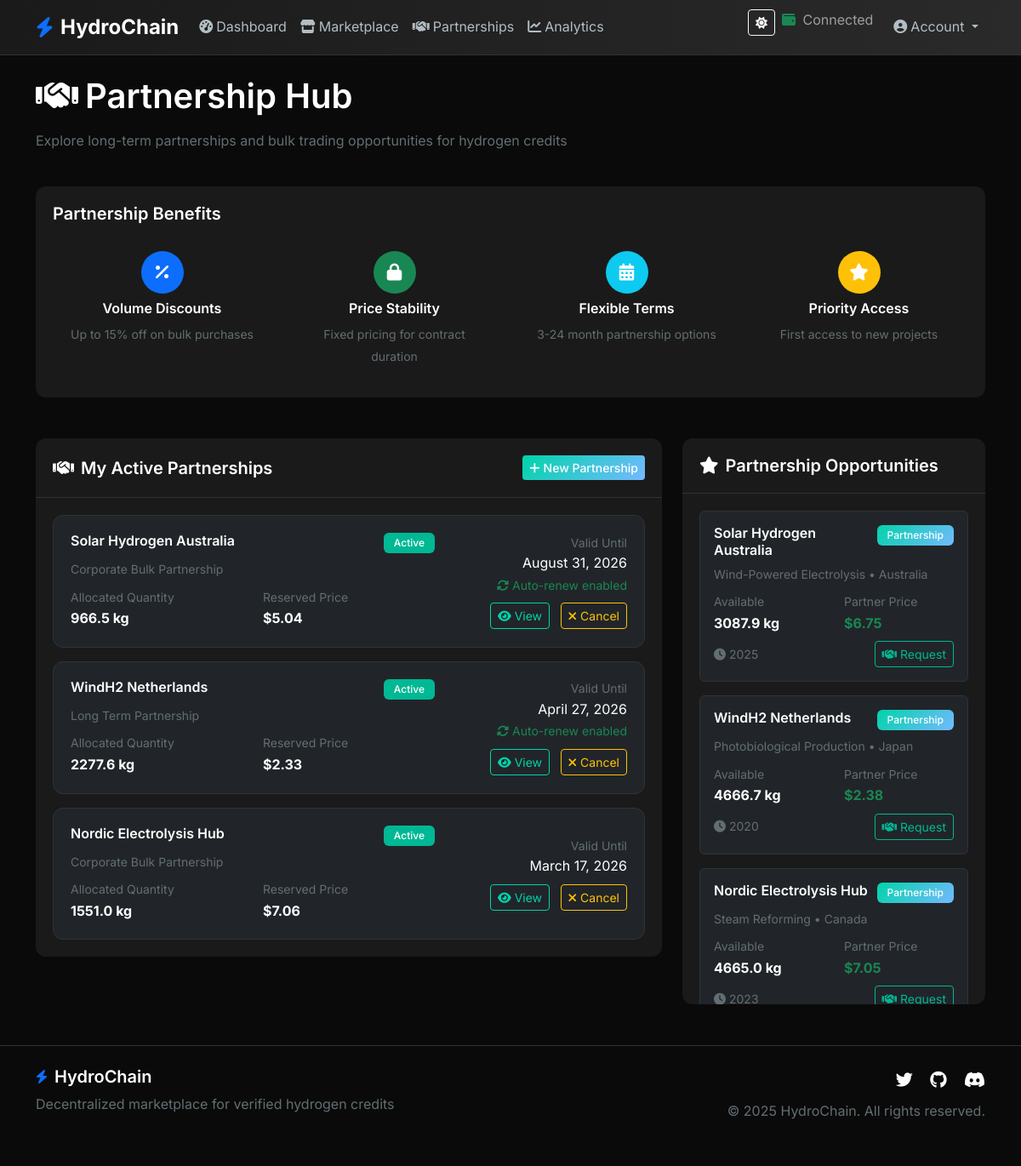
The app's page /partnerships (signed in) with its own data.
### models.py (models this page shows, shortened)
class PartnershipCredit(db.Model):
    id = db.Column(db.Integer, primary_key=True)
    credit_id = db.Column(db.Integer, db.ForeignKey('hydrogen_credit.id'), nullable=False)
    partner_id = db.Column(db.Integer, db.ForeignKey('user.id'), nullable=False)
    partnership_type = db.Column(db.String(30), nullable=False)  # corporate_bulk, long_term, exclusive
    allocated_quantity = db.Column(db.Float, nullable=False)
    reserved_price = db.Column(db.Float, nullable=False)
    start_date = db.Column(db.DateTime, default=datetime.now)
    end_date = db.Column(db.DateTime, nullable=False)
    auto_renew = db.Column(db.Boolean, default=False)
    status = db.Column(db.String(20), default='active')  # active, expired, cancelled
    terms_conditions = db.Column(db.Text, nullable=True)
    credit = db.relationship('HydrogenCredit', backref='partnerships')

class HydrogenCredit(db.Model):
    id = db.Column(db.Integer, primary_key=True)
    token_id = db.Column(db.Integer, nullable=False)  # Blockchain token ID
    project_name = db.Column(db.String(100), nullable=False)
    quantity = db.Column(db.Float, nullable=False)  # Amount in kg of H2
    price = db.Column(db.Float, nullable=False)  # Price per credit in USD
    min_bid_price = db.Column(db.Float, nullable=True)  # Minimum acceptable bid
    vintage_year = db.Column(db.Integer, nullable=False)  # Year the credit was generated
    certification = db.Column(db.String(50), nullable=False)  # e.g., Green Hydrogen Standard
    certification_level = db.Column(db.String(20), default='standard')  # standard, premium, verified, certified
    project_type = db.Column(db.String(50), nullable=False)  # e.g., Electrolysis, Steam Reforming
    project_country = db.Column(db.String(50), nullable=True)
    project_region = db.Column(db.String(100), nullable=True)
    environmental_impact = db.Column(db.Float, nullable=True)  # CO2 reduction in tons
    verification_documents = db.Column(db.Text, nullable=True)  # JSON array of document URLs
    quality_rating = db.Column(db.Float, default=3.0)  # 1-5 star rating
    is_for_sale = db.Column(db.Boolean, default=False)
    is_retired = db.Column(db.Boolean, default=False)
    is_partnership = db.Column(db.Boolean, default=False)
    issue_date = db.Column(db.DateTime, default=datetime.now)
    retirement_date = db.Column(db.DateTime, nullable=True)
    expiry_date = db.Column(db.DateTime, nullable=True)
    owner_id = db.Column(db.Integer, db.ForeignKey('user.id'), nullable=False)
    transactions = db.relationship('Transaction', backref='credit', lazy=True)
    certifications = db.relationship('CreditCertification', backref='credit', lazy=True)
    bids = db.relationship('TradingBid', backref='credit', lazy=True)

### app.py (the view)
@app.route('/partnerships')
def partnerships():
    if 'user_id' not in session:
        flash('Please login first', 'error')
        return redirect(url_for('login'))
    user = User.query.get(session['user_id'])
    active_partnerships = PartnershipCredit.query.filter_by(
        partner_id=session['user_id'],
        status='active'
    ).all()
    available_partnerships = HydrogenCredit.query.filter_by(
        is_partnership=True,
        is_retired=False
    ).all()
    return render_template('partnerships.html',
                          user=user,
                          active_partnerships=active_partnerships,
                          available_partnerships=available_partnerships)

### templates/partnerships.html (shortened to what this page needs)
{% extends "base.html" %}
{% block content %}
<div class="container mt-4">
    <div class="row mb-4">
        <div class="col-12">
            <h1 class="text-light mb-3">
                <i class="fas fa-handshake me-2"></i>Partnership Hub
            </h1>
            <p class="text-muted">Explore long-term partnerships and bulk trading opportunities for hydrogen credits</p>
        </div>
    </div>
    <div class="row mb-5">
        <div class="col-12">
            <div class="card bg-dark-secondary border-0">
                <div class="card-body">
                    <h5 class="text-light mb-3">Partnership Benefits</h5>
                    <div class="row g-3">
                        <div class="col-md-3">
                            <div class="benefit-item text-center">
                                <div class="benefit-icon bg-primary rounded-circle mx-auto mb-2">
                                    <i class="fas fa-percentage text-white"></i>
                                </div>
                                <h6 class="text-light">Volume Discounts</h6>
                                <small class="text-muted">Up to 15% off on bulk purchases</small>
                            </div>
                        </div>
                        <div class="col-md-3">
                            <div class="benefit-item text-center">
                                <div class="benefit-icon bg-success rounded-circle mx-auto mb-2">
                                    <i class="fas fa-lock text-white"></i>
                                </div>
                                <h6 class="text-light">Price Stability</h6>
                                <small class="text-muted">Fixed pricing for contract duration</small>
                            </div>
                        </div>
                        <div class="col-md-3">
                            <div class="benefit-item text-center">
                                <div class="benefit-icon bg-info rounded-circle mx-auto mb-2">
                                    <i class="fas fa-calendar-alt text-white"></i>
                                </div>
                                <h6 class="text-light">Flexible Terms</h6>
                                <small class="text-muted">3-24 month partnership options</small>
                            </div>
                        </div>
                        <div class="col-md-3">
                            <div class="benefit-item text-center">
                                <div class="benefit-icon bg-warning rounded-circle mx-auto mb-2">
                                    <i class="fas fa-star text-white"></i>
                                </div>
                                <h6 class="text-light">Priority Access</h6>
                                <small class="text-muted">First access to new projects</small>
                            </div>
                        </div>
                    </div>
                </div>
            </div>
        </div>
    </div>
    <div class="row">
        <div class="col-lg-8">
            <div class="card bg-dark-secondary border-0 mb-4">
                <div class="card-header bg-transparent border-secondary">
                    <div class="d-flex justify-content-between align-items-center">
                        <h5 class="text-light mb-0">
                            <i class="fas fa-handshake me-2"></i>My Active Partnerships
                        </h5>
                        <button class="btn btn-primary btn-sm" data-bs-toggle="modal" data-bs-target="#newPartnershipModal">
                            <i class="fas fa-plus me-1"></i>New Partnership
                        </button>
                    </div>
                </div>
                <div class="card-body">
                    {% if active_partnerships %}
                        <div class="row g-3">
                            {% for partnership in active_partnerships %}
                            <div class="col-12">
                                <div class="card bg-dark border-secondary">
                                    <div class="card-body">
                                        <div class="row align-items-center">
                                            <div class="col-md-8">
                                                <div class="d-flex justify-content-between align-items-start mb-2">
                                                    <h6 class="text-light mb-0">{{ partnership.credit.project_name if partnership.credit else 'Partnership Credit' }}</h6>
                                                    <span class="badge bg-{{ 'success' if partnership.status == 'active' else 'warning' }}">
                                                        {{ partnership.status.title() }}
                                                    </span>
                                                </div>
                                                <p class="text-muted small mb-2">
                                                    {{ partnership.partnership_type.replace('_', ' ').title() }} Partnership
                                                </p>
                                                <div class="row">
                                                    <div class="col-sm-6">
                                                        <small class="text-muted">Allocated Quantity</small>
                                                        <div class="text-light fw-bold">{{ "%.1f"|format(partnership.allocated_quantity) }} kg</div>
                                                    </div>
                                                    <div class="col-sm-6">
                                                        <small class="text-muted">Reserved Price</small>
                                                        <div class="text-light fw-bold">${{ "%.2f"|format(partnership.reserved_price) }}</div>
                                                    </div>
                                                </div>
                                            </div>
                                            <div class="col-md-4 text-md-end">
                                                <div class="partnership-timeline">
                                                    <small class="text-muted d-block">Valid Until</small>
                                                    <div class="text-light">{{ partnership.end_date.strftime('%B %d, %Y') }}</div>
                                                    {% if partnership.auto_renew %}
                                                        <small class="text-success">
                                                            <i class="fas fa-sync-alt me-1"></i>Auto-renew enabled
                                                        </small>
                                                    {% endif %}
                                                </div>
                                                <div class="mt-2">
                                                    <button class="btn btn-outline-primary btn-sm me-2"
                                                            onclick="viewPartnershipDetails({{ partnership.id }})">
                                                        <i class="fas fa-eye me-1"></i>View
                                                    </button>
                                                    {% if partnership.status == 'active' %}
                                                        <button class="btn btn-outline-warning btn-sm"
                                                                onclick="cancelPartnership({{ partnership.id }})">
                                                            <i class="fas fa-times me-1"></i>Cancel
                                                        </button>
                                                    {% endif %}
                                                </div>
                                            </div>
                                        </div>
                                    </div>
                                </div>
                            </div>
                            {% endfor %}
                        </div>
                    {% endif %}
                </div>
            </div>
        </div>
        <div class="col-lg-4">
            <div class="card bg-dark-secondary border-0">
                <div class="card-header bg-transparent border-secondary">
                    <h5 class="text-light mb-0">
                        <i class="fas fa-star me-2"></i>Partnership Opportunities
                    </h5>
                </div>
                <div class="card-body" style="max-height: 600px; overflow-y: auto;">
                    {% if available_partnerships %}
                        {% for opportunity in available_partnerships %}
                        <div class="partnership-opportunity mb-3 p-3 rounded bg-dark border border-secondary">
                            <div class="d-flex justify-content-between align-items-start mb-2">
                                <h6 class="text-light mb-0">{{ opportunity.project_name }}</h6>
                                <span class="badge bg-primary">Partnership</span>
                            </div>
                            <p class="text-muted small mb-2">{{ opportunity.project_type }} • {{ opportunity.project_country }}</p>
                            <div class="row mb-2">
                                <div class="col-6">
                                    <small class="text-muted">Available</small>
                                    <div class="text-light fw-bold">{{ "%.1f"|format(opportunity.quantity) }} kg</div>
                                </div>
                                <div class="col-6">
                                    <small class="text-muted">Partner Price</small>
                                    <div class="text-success fw-bold">${{ "%.2f"|format(opportunity.price * 0.9) }}</div>
                                </div>
                            </div>
                            <div class="d-flex justify-content-between align-items-center">
                                <small class="text-muted">
                                    <i class="fas fa-clock me-1"></i>{{ opportunity.vintage_year }}
                                </small>
                                <button class="btn btn-outline-success btn-sm"
                                        onclick="requestPartnership({{ opportunity.id }}, '{{ opportunity.project_name }}')">
                                    <i class="fas fa-handshake me-1"></i>Request
                                </button>
                            </div>
                        </div>
                        {% endfor %}
                    {% else %}
                        <div class="text-center py-4">
                            <i class="fas fa-search text-muted fa-2x mb-2"></i>
                            <p class="text-muted mb-0">No partnership opportunities currently available</p>
                        </div>
                    {% endif %}
                </div>
            </div>
        </div>
    </div>
</div>
{% endblock %}

### records on screen
PartnershipCredit: credit "Solar Hydrogen Australia", status "Active", partnership_type.replace "Corporate Bulk", allocated_quantity "966.5", reserved_price "5.04", end_date "August 31, 2026", auto_renew True (drawn)
PartnershipCredit: credit "WindH2 Netherlands", status "Active", partnership_type.replace "Long Term", allocated_quantity "2277.6", reserved_price "2.33", end_date "April 27, 2026", auto_renew True (drawn)
PartnershipCredit: credit "Nordic Electrolysis Hub", status "Active", partnership_type.replace "Corporate Bulk", allocated_quantity "1551.0", reserved_price "7.06", end_date "March 17, 2026"
HydrogenCredit: project_name "Solar Hydrogen Australia", project_type "Wind-Powered Electrolysis", project_country "Australia", quantity "3087.9", opportunity.price*0.9 "6.75", vintage_year "2025"
HydrogenCredit: project_name "WindH2 Netherlands", project_type "Photobiological Production", project_country "Japan", quantity "4666.7", opportunity.price*0.9 "2.38", vintage_year "2020"
HydrogenCredit: project_name "Nordic Electrolysis Hub", project_type "Steam Reforming", project_country "Canada", quantity "4665.0", opportunity.price*0.9 "7.05", vintage_year "2023"
